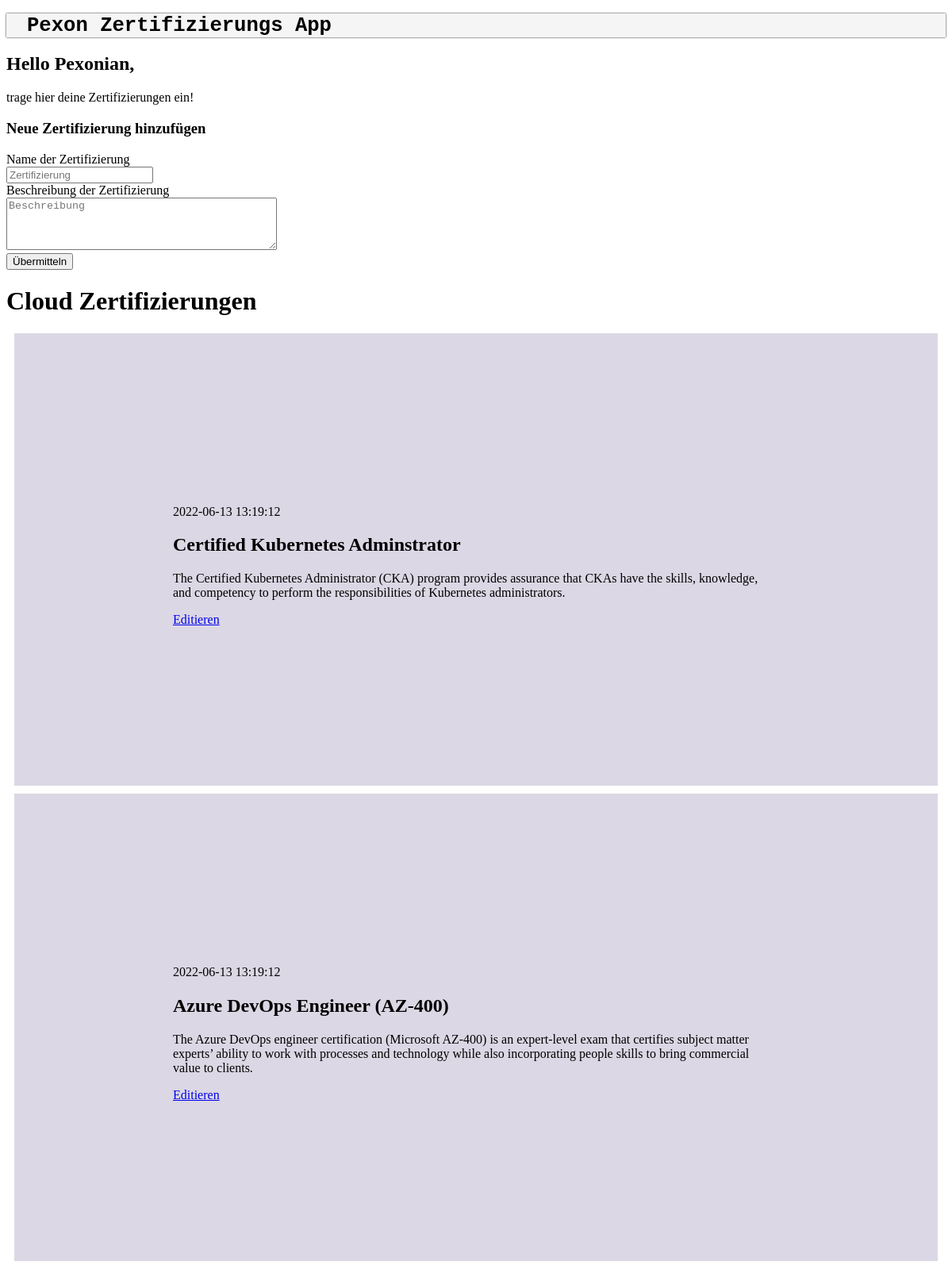
The page / on the database its author committed.
### tables this page shows
CREATE TABLE posts (
    id INTEGER PRIMARY KEY AUTOINCREMENT,
    created TIMESTAMP NOT NULL DEFAULT CURRENT_TIMESTAMP,
    title TEXT NOT NULL,
    content TEXT NOT NULL
);

### app.py (the view)
@app.route('/')
def index():
    conn = get_db_connection()
    posts = conn.execute('SELECT * FROM posts').fetchall()
    conn.close()
    return render_template('index.html', posts=posts)

### app.py (called while the page is built)
def get_db_connection():
    conn = sqlite3.connect('database.db')
    conn.row_factory = sqlite3.Row
    return conn

### templates/index.html
<!DOCTYPE html>
{% extends 'base.html' %} {% block content %}
<h1>{% block title %} Cloud Zertifizierungen {% endblock %}</h1>
{% for post in posts %}
<div class="post">
  <p>{{ post['created'] }}</p>
  <h2>{{ post['title'] }}</h2>
  <p>{{ post['content'] }}</p>
  <a href="{{ url_for('edit', id=post['id']) }}">Editieren</a>
</div>
{% endfor %} {% endblock %}

### templates/base.html (shortened to what this page needs)
<!DOCTYPE html>
<html lang="en">
  <head>
  </head>
  <body>
    <header>
      <h1><a href="{{ url_for('index') }}">Pexon Zertifizierungs App</a></h1>
    </header>
    <h2>Hello Pexonian,</h2>
    <p>trage hier deine Zertifizierungen ein!</p>
    <h3>Neue Zertifizierung hinzufügen</h3>
    <form method="post">
        <label for="title">Name der Zertifizierung</label>
        <br>
        <input type="text" name="title"
               placeholder="Zertifizierung"
               value="{{ request.form['title'] }}">
        <br>
        <label for="content">Beschreibung der Zertifizierung</label>
        <br>
        <textarea name="content"
                  placeholder="Beschreibung"
                  rows="4"
                  cols="40"
                  >{{ request.form['content'] }}</textarea>
        <br>
        <button type="submit">Übermitteln</button>
    </form>
    <div class="content">
      {% block content %} {% endblock %}</div>
  </body>
</html>

### templates/base.html (style rules this page uses)
header { display: block; position: sticky; box-shadow: 0px 0px 2px 0px; backdrop-filter: blur(4px); top: 0; margin: auto; left: 0; background: whitesmoke; font-family: monospace; }
header a { text-decoration: none; color: black; font-weight: bold; font-size: 1.6rem; padding-left: 1rem; }
header h1 { font-size: 3px, bold; text-align: left; padding-left: 10px; }
.post { padding: 200px; margin: 10px; background-color: #dbd7e4; }

### rows shown on the page
posts: created "2022-06-13 13:19:12", title "Certified Kubernetes Adminstrator", content "The Certified Kubernetes Administrator (CKA) program provides assurance that CKAs have the skills, knowledge, and competency to perform the responsibilities of Kubernetes administrators."
posts: created "2022-06-13 13:19:12", title "Azure DevOps Engineer (AZ-400)", content "The Azure DevOps engineer certification (Microsoft AZ-400) is an expert-level exam that certifies subject matter experts’ ability to work with processes and technology while also incorporating people skills to bring commercial value to clients."
